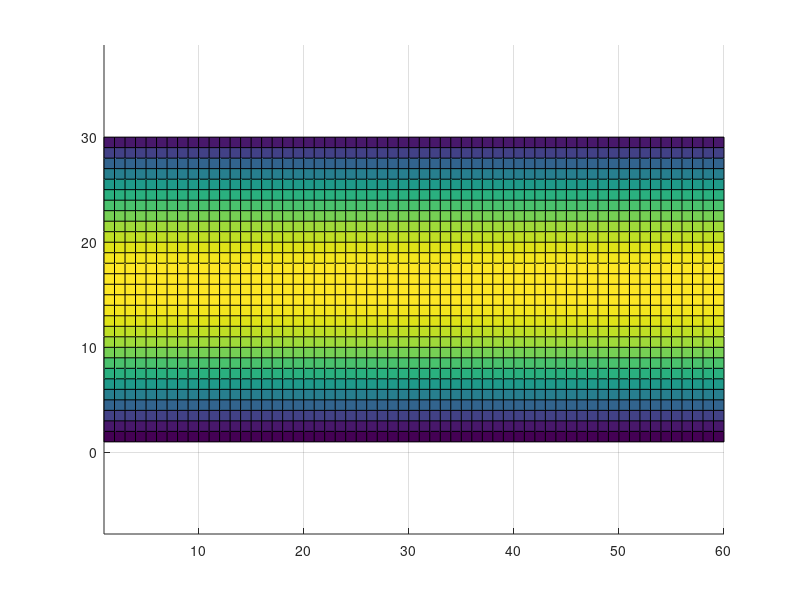

This chart was generated by the following MATLAB code:
data = csvread('velocity.csv');
nx = data(1);
ny = data(2);
data(1) = [];
data(1) = [];
umag = reshape(data, ny, nx);
surf(1:nx, 1:ny, umag);
view (2);
axis equal